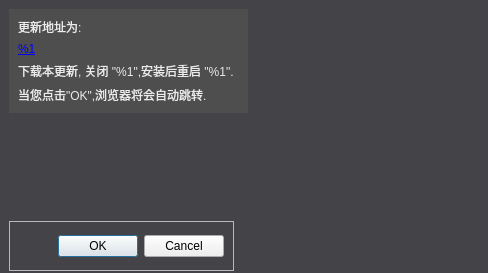
<?xml version="1.0" encoding="UTF-8"?>
<ui version="4.0">
 <class>FvUpdateConfirmDialog</class>
 <widget class="QDialog" name="FvUpdateConfirmDialog">
  <property name="geometry">
   <rect>
    <x>0</x>
    <y>0</y>
    <width>488</width>
    <height>273</height>
   </rect>
  </property>
  <property name="windowTitle">
   <string>Software Update</string>
  </property>
  <property name="styleSheet">
   <string notr="true">QDialog#FvUpdateConfirmDialog{
	background-color: rgb(68, 68, 72);
}</string>
  </property>
  <widget class="QFrame" name="frame">
   <property name="geometry">
    <rect>
     <x>9</x>
     <y>9</y>
     <width>239</width>
     <height>104</height>
    </rect>
   </property>
   <property name="styleSheet">
    <string notr="true">QFrame#frame
{
	border:none;	
	background-color: rgb(78, 78, 78);
}
QPushButton{
	border:none;
	color: rgb(235, 235, 235);
	font: 9pt &quot;微软雅黑&quot;;
	background-color: rgb(97, 97, 100);
}
QLabel{

	color: rgb(235, 235, 235);
	font: 9pt &quot;微软雅黑&quot;;
}</string>
   </property>
   <property name="frameShape">
    <enum>QFrame::StyledPanel</enum>
   </property>
   <property name="frameShadow">
    <enum>QFrame::Raised</enum>
   </property>
   <layout class="QVBoxLayout" name="verticalLayout_2">
    <item>
     <widget class="QLabel" name="updateFileIsLocatedLabel">
      <property name="text">
       <string>更新地址为:</string>
      </property>
     </widget>
    </item>
    <item>
     <widget class="QLabel" name="updateFileLinkLabel">
      <property name="text">
       <string>&lt;a href=&quot;%1&quot;&gt;%1&lt;/a&gt;</string>
      </property>
      <property name="openExternalLinks">
       <bool>true</bool>
      </property>
      <property name="textInteractionFlags">
       <set>Qt::TextBrowserInteraction</set>
      </property>
     </widget>
    </item>
    <item>
     <widget class="QLabel" name="downloadThisUpdateLabel">
      <property name="text">
       <string>下载本更新, 关闭 &quot;%1&quot;,安装后重启 &quot;%1&quot;.</string>
      </property>
     </widget>
    </item>
    <item>
     <widget class="QLabel" name="whenYouClickOkLabel">
      <property name="text">
       <string>当您点击&quot;OK&quot;,浏览器将会自动跳转.</string>
      </property>
     </widget>
    </item>
   </layout>
  </widget>
  <widget class="QFrame" name="frameOKBtn">
   <property name="geometry">
    <rect>
     <x>9</x>
     <y>221</y>
     <width>225</width>
     <height>50</height>
    </rect>
   </property>
   <property name="sizePolicy">
    <sizepolicy hsizetype="Preferred" vsizetype="Expanding">
     <horstretch>0</horstretch>
     <verstretch>0</verstretch>
    </sizepolicy>
   </property>
   <property name="maximumSize">
    <size>
     <width>16777215</width>
     <height>50</height>
    </size>
   </property>
   <property name="frameShape">
    <enum>QFrame::StyledPanel</enum>
   </property>
   <property name="frameShadow">
    <enum>QFrame::Raised</enum>
   </property>
   <layout class="QHBoxLayout" name="horizontalLayout">
    <item>
     <spacer name="horizontalSpacer">
      <property name="orientation">
       <enum>Qt::Horizontal</enum>
      </property>
      <property name="sizeHint" stdset="0">
       <size>
        <width>40</width>
        <height>20</height>
       </size>
      </property>
     </spacer>
    </item>
    <item>
     <widget class="QDialogButtonBox" name="confirmButtonBox">
      <property name="orientation">
       <enum>Qt::Horizontal</enum>
      </property>
      <property name="standardButtons">
       <set>QDialogButtonBox::Cancel|QDialogButtonBox::Ok</set>
      </property>
     </widget>
    </item>
   </layout>
  </widget>
 </widget>
 <resources/>
 <connections/>
</ui>
